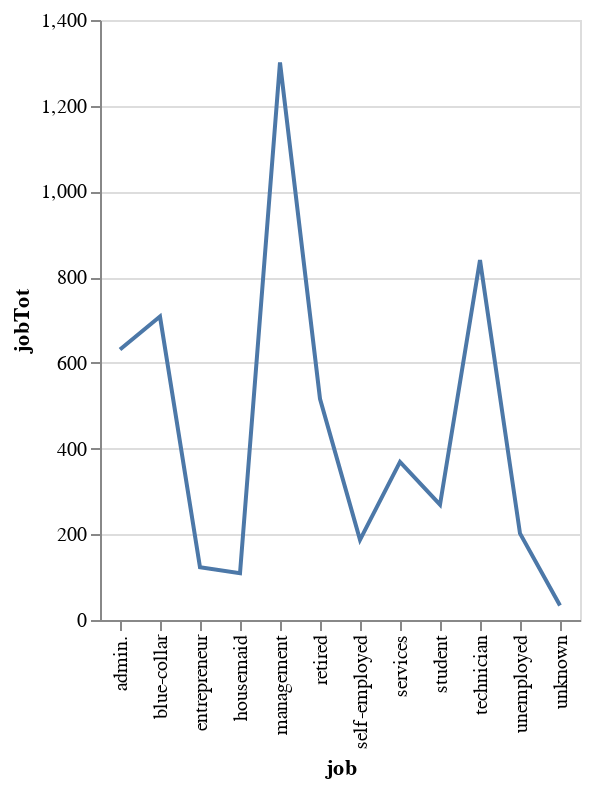

Notebook source saved alongside this figure:
### Code cell
# Visualising the relationship using altair
alt.Chart(data_job_grouped).mark_line().encode(x='job', y='jobTot')

### Figure 1 — Vega-Lite specification as saved in the notebook (floating-point values rounded to 4 significant figures)
{"config": {"view": {"continuousWidth": 400, "continuousHeight": 300}}, "data": {"name": "data-de6386514d36a462da8ef46e660434ab"}, "mark": "line", "encoding": {"x": {"type": "nominal", "field": "job"}, "y": {"type": "quantitative", "field": "jobTot"}}, "$schema": "https://vega.github.io/schema/vega-lite/v4.8.1.json", "datasets": {"data-de6386514d36a462da8ef46e660434ab": [{"job": "admin.", "jobTot": 631}, {"job": "blue-collar", "jobTot": 708}, {"job": "entrepreneur", "jobTot": 123}, {"job": "housemaid", "jobTot": 109}, {"job": "management", "jobTot": 1301}, {"job": "retired", "jobTot": 516}, {"job": "self-employed", "jobTot": 187}, {"job": "services", "jobTot": 369}, {"job": "student", "jobTot": 269}, {"job": "technician", "jobTot": 840}, {"job": "unemployed", "jobTot": 202}, {"job": "unknown", "jobTot": 34}]}}
